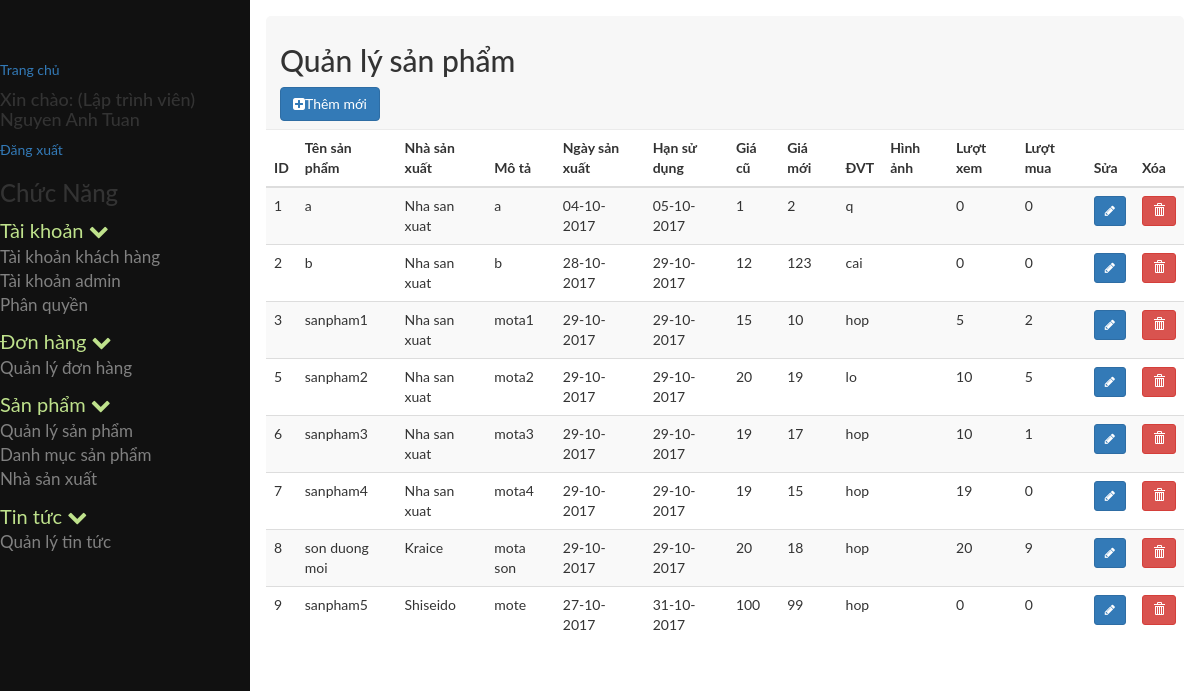
The page /admin/index.php?module=quanlysanpham (signed in) on the database as committed earlier.
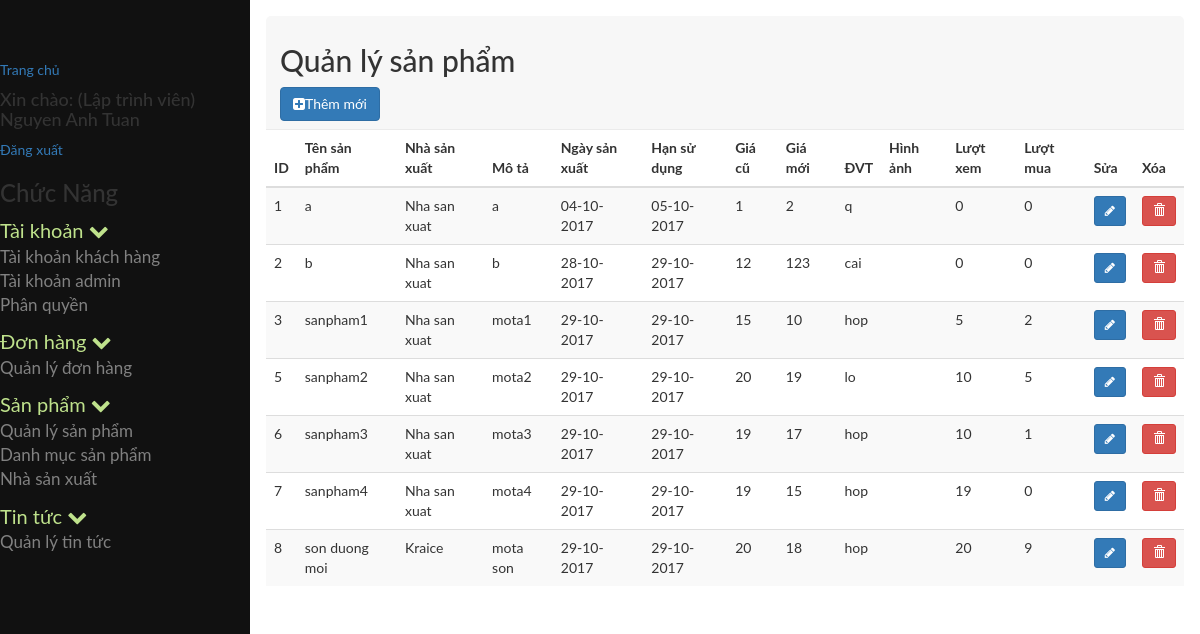
The same page on the database as committed later.
### tables this page shows
CREATE TABLE `tb_phanquyen` (
  `id` int(11) NOT NULL,
  `id_nhom` int(11) NOT NULL,
  `id_chucnang` int(11) NOT NULL
);

CREATE TABLE `tb_chucnang` (
  `id` int(11) NOT NULL,
  `ten` varchar(255) NOT NULL,
  `trangthai` tinyint(4) NOT NULL,
  `url` varchar(255) NOT NULL,
  `f_order` int(11) NOT NULL,
  `id_parent` int(11) NOT NULL,
  `nhanurl` varchar(255) NOT NULL,
  `hienthi` tinyint(4) NOT NULL,
  `bieutuong` varchar(255) NOT NULL
);

CREATE TABLE `tb_sanpham` (
  `id` int(11) NOT NULL,
  `ten` varchar(100) NOT NULL,
  `mota` varchar(999) NOT NULL,
  `id_danhmuc` int(11) NOT NULL,
  `id_nsx` int(11) NOT NULL,
  `xuatsu` varchar(200) NOT NULL,
  `giacu` float NOT NULL,
  `giamoi` float NOT NULL,
  `ngaysanxuat` date NOT NULL,
  `hansudung` date NOT NULL,
  `donvi` varchar(50) NOT NULL,
  `hinhanh` varchar(255) NOT NULL,
  `dshinhanh` varchar(255) NOT NULL,
  `damua` int(20) NOT NULL,
  `luotxem` int(20) NOT NULL,
  `tgcapnhat` timestamp NOT NULL DEFAULT CURRENT_TIMESTAMP ON UPDATE CURRENT_TIMESTAMP,
  `trangthai` tinyint(10) NOT NULL
);

CREATE TABLE `tb_nhasanxuat` (
  `id` int(11) NOT NULL,
  `nsx_ten` varchar(250) NOT NULL,
  `nsx_diachi` varchar(250) NOT NULL,
  `nsx_sodienthoai` varchar(20) NOT NULL,
  `nsx_email` varchar(250) NOT NULL,
  `nsx_website` varchar(250) NOT NULL,
  `nsx_logo` varchar(500) NOT NULL,
  `nsx_mota` varchar(500) NOT NULL
);

### admin/cores/loader.php (called while the page is built, shortened)
<?php
class loader
{
	public function view($name='',$data=array())
	{
		extract($data);
		include BASEPATH.'views/'.$name.'.php' ;
	}
}
?>

### admin/models/admin/phanquyenchucnang.php (called while the page is built, shortened)
<?php
include_once 'JATOVI_Model.php';
class phanquyenchucnang extends JATOVI_Model
{
	private $_table = "tb_phanquyen";
	private $_table2 = "tb_chucnang";
	public function getrole($id_nhom)
	{
		$sql = "SELECT * FROM {$this->_table}  INNER JOIN {$this->_table2} WHERE id_nhom = {$id_nhom} AND {$this->_table}.id_chucnang = {$this->_table2}.id ";
		$query = $this->connection->prepare($sql);
		$query->execute();
		$result = $query->fetchAll();
		return $result;
	}
}
$phanquyenchucnang = new phanquyenchucnang();
?>

### admin/models/admin/JATOVI_Model.php (called while the page is built, shortened)
<?php
class JATOVI_Model
{
	private $host = 'localhost';
	private $dbname = 'project_jatovi';
	private $dbuser = 'root';
	private $dbpass = '';
	function __construct()
	{
		try {
			$this->connection  = new PDO("mysql:host={$this->host};dbname={$this->dbname};charset=utf8",$this->dbuser,$this->dbpass);
		} catch (PDOException $e) {
			echo "(DB connection error) Lỗi kết nối cơ sở dữ liệu: ".$e->getMessage();
		}
	}
}
?>

### admin/models/admin/quanlysanpham_model.php (called while the page is built, shortened)
<?php
include_once 'JATOVI_Model.php';
class quanlysanpham_model extends JATOVI_Model
{
	private $_table = 'tb_sanpham';
	private $_table2 = 'tb_danhmuc';
	private $_table3 = 'tb_nhasanxuat';
	public function select_all_product($search, $limit, $batdau)
	{
		$sql = "SELECT sp.*, sp.id as idsanpham, sp.ten, nsx.id as idnsx, nsx.nsx_ten, DATE_FORMAT(sp.ngaysanxuat, '%d-%m-%Y') as datesanxuat, DATE_FORMAT(sp.hansudung, '%d-%m-%Y') as datesudung FROM {$this->_table} sp INNER JOIN {$this->_table2} dm ON sp.id_danhmuc = dm.id INNER JOIN {$this->_table3} nsx ON sp.id_nsx = nsx.id  where sp.ten like '%$search%' ORDER BY sp.id limit $batdau, $limit";
		$query = $this->connection->prepare($sql);
		$query->execute();
		$result = $query->fetchALL();
		return $result;
	}
}
$quanlysanpham_model = new quanlysanpham_model();
 ?>

### admin/views/admin/sanpham/quanlysanpham.php (the view, shortened to what this page needs)
<div class="row">
	<div class="col-md-12">
		<div class="popover-title">
			<h2>Quản lý sản phẩm</h2>
			<a class="btn btn-primary" data-toggle="modal" href="#insert">
				<i class="fa fa-plus-square"></i>Thêm mới</a>
</div>
<div class="row">
	<div class="col-md-12">
		<div class="">
			<table class="table table-striped">
				<thead>
					<tr>
						<th>ID</th>
						<th>Tên sản phẩm</th>
						<th>Nhà sản xuất</th>
						<th>Mô tả</th>
						<th>Ngày sản xuất</th>
						<th>Hạn sử dụng</th>
						<th>Giá cũ</th>
						<th>Giá mới</th>
						<th>ĐVT</th>
						<th>Hình ảnh</th>
						<th>Lượt xem</th>
						<th>Lượt mua</th>
						<th>Sửa</th>
						<th>Xóa</th>
					</tr>
				</thead>
				<tbody>
                        <?php if ($list==NULL){ ?>
						<tr>
							<td colspan="15">Không Có Tin Tức </td>
						</tr>
					<?php }else { ?>
					<?php foreach ($list as $value): ?>
						<tr>
							<td><?=$value['id']?></td>
							<td><?=$value['ten'] ?></td>
							<td><?=$value['nsx_ten']?></td>
							<td><?=$value['mota']?></td>
							<td><?=$value['datesanxuat']?></td>
							<td><?=$value['datesudung']?></td>
							<td><?=$value['giacu']?></td>
							<td><?=$value['giamoi']?></td>
							<td><?=$value['donvi']?></td>
							<td><?=$value['hinhanh']?></td>
							<td><?=$value['luotxem']?></td>
							<td><?=$value['damua']?></td>
							<td>
							<a href="#edit<?=$value['id'];?>" class="btn btn-primary btn-sm" data-toggle="modal">
								<i class="fa fa-pencil" aria-hidden = "true"></i>
							</a>
						</td>
						<td>
							<a class="btn btn-danger btn-sm" data-toggle="modal" href="#del<?=$value['idsanpham'];?>">
								<i class="glyphicon glyphicon-trash" aria-hidden="true"></i>
							</a>
						</td>
					</tr>
<?php endforeach; ?>
<?php } ?>
	</tbody>
</table>

### admin/views/admin/partial/sidebar.php (shortened to what this page needs)
<?php
	include_once BASEPATH.'models/admin/phanquyenchucnang.php';
	$chucnang = $phanquyenchucnang->getrole($_SESSION['userGroup']);
	$menu = array();
	foreach ($chucnang as $p) {
		if ($p['id_parent']==0) {
			$child=array();
			foreach ($chucnang as $p2) {
				if ($p2['id_parent']==$p['id']) {
					$child[]=$p2;
				}
			}
			$menu[]=array(
				'parent'=>$p,
				'child'=>$child
			);
		}
	}
?>
<nav class="sidenav" id="mySidenav">
	<a href="<?=base_url?>index.php">Trang chủ</a>
	<h4>Xin chào: <?='('.$_SESSION['userChucdanh'].')'?> <?=$_SESSION['userName']?></h4>
	<a href="<?=base_url?>index.php?module=page&action=page_logout">Đăng xuất</a>
	<h3>Chức Năng</h3>
	<?php foreach($menu as $value): ?>
		<ul>
			<li>
				<a class="parent_text">
					<?php echo $value['parent']['ten']; ?>
					<span class="fa fa-chevron-down"></span>
				</a>
				<ul>
					<?php foreach($value['child'] as $child): ?>
						<li class="<?=$child['hienthi']==0?"hidden":""?>">
							<a href="<?=base_url.'index.php?module='.$child['url']?>">
								<?=$child['ten']?>
							</a>
						</li>
					<?php endforeach; ?>
				</ul>
			</li>
		</ul>
	<?php endforeach; ?>
</nav>

Rows that differ between the two databases and show on the page:
removed tb_sanpham: id "9", ten "sanpham5", id_nsx.nsx_ten "Shiseido", mota "mote", datesanxuat "27-10-2017", datesudung "31-10-2017", giacu "100", giamoi "99", donvi "hop", luotxem "0", damua "0"
